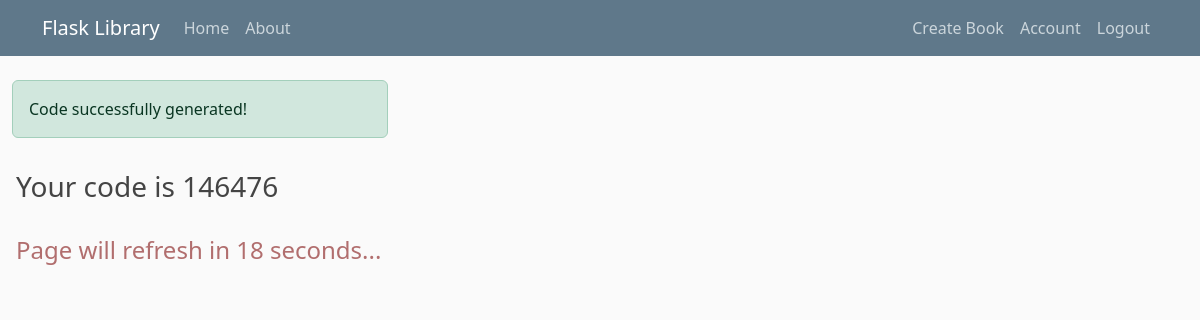
/getcode (signed in), run on an earlier commit of the app's database.
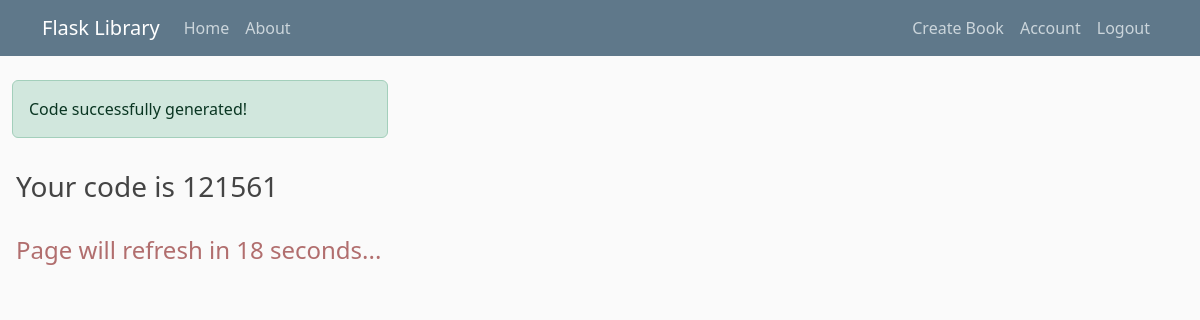
And on a later commit of the database.
### flasklibrary/models.py (models this page shows)
class AdminCode(db.Model):
    code = db.Column(db.String(6),primary_key=True)
    created_at = db.Column(db.DateTime, default=datetime.utcnow)

### flasklibrary/routes.py (the view)
@app.route("/getcode")
@login_required
@role_required('admin')
def get_code():
    code = AdminCode.query.first()
    flash('Code successfully generated!', 'success')
    return render_template('gen_code.html',code=code)

### flasklibrary/models.py (called while the page is built)
@login_manager.user_loader
def load_user(user_id):
    return User.query.get(int(user_id))

### flasklibrary/routes.py (called while the page is built)
def role_required(required_role):
    def decorator(f):
        @wraps(f)
        def decorated_function(*args, **kwargs):
            if not current_user.is_authenticated or current_user.role != required_role:
                flash("You don't have access to this page as a User!","warning")
                return redirect(url_for('home'))
            return f(*args, **kwargs)
        return decorated_function
    return decorator

### flasklibrary/templates/gen_code.html (shortened to what this page needs)
{% extends "layout.html" %}
{% block content %}
   <div style="width: 100%;"><h3>Your code is {{ code.code }}</h3></div>
   <div class="refresh-info">
       <p>Page will refresh in <span id="countdown">20</span> seconds...</p>
   </div>
{% endblock content %}

### flasklibrary/templates/layout.html (shortened to what this page needs)
<!DOCTYPE html>
<html lang="en">
<head>
    <link href="https://cdn.jsdelivr.net/npm/bootstrap@5.3.3/dist/css/bootstrap.min.css" rel="stylesheet">
    <link rel="stylesheet" type="text/css" href="{{ url_for('static', filename='main.css') }}">
</head>
<body>
<header class="site-header">
    <nav class="navbar navbar-expand-md navbar-dark bg-steel fixed-top">
      <div class="container">
        <a class="navbar-brand mr-4" href="/">Flask Library</a>
        <div class="collapse navbar-collapse" id="navbarToggle">
          <div class="navbar-nav mr-auto">
            <a class="nav-item nav-link" href="{{ url_for('home') }}">Home</a>
            <a class="nav-item nav-link" href="/">About</a>
          </div>
          <div class="navbar-nav ms-auto">
            {% if current_user.is_authenticated %}
              {% if current_user.role == 'admin' %}
                <a class="nav-item nav-link" href="{{ url_for('create_book') }}">Create Book</a>
              {% endif %}
              <a class="nav-item nav-link" href="{{ url_for('account') }}">Account</a>
              <a class="nav-item nav-link" href="{{ url_for('logout') }}">Logout</a>
            {% else %}
              <a class="nav-item nav-link" href="{{ url_for('login') }}">Login</a>
              <a class="nav-item nav-link" href="{{ url_for('register') }}">Register</a>
            {% endif %}
          </div>
        </div>
      </div>
    </nav>
  </header>
 <div class="container-fluid">
    <div class="row">
          <div class="col-md-4">
            {% with messages = get_flashed_messages(with_categories=true) %}
            {% if messages %}
              {% for category, message in messages %}
                <div class="alert alert-{{category}}">
                   {{ message }}
                </div>
              {% endfor %}
            {% endif %}
          {% endwith %}
          </div>
    </div>
 </div>
  <main role="main" class="container-fluid p-3 d-flex justify-content-start flex-wrap">
    {% block content %}
    {% endblock content %}
  </main>
</body>
</html>

### flasklibrary/static/main.css (style rules this page uses)
body { background: #fafafa; color: #333333; margin-top: 5rem; }
h1, h2, h3, h4, h5, h6 { color: #444444; }
.bg-steel { background-color: #5f788a; }
.site-header .navbar-nav .nav-link { color: #cbd5db; }
.refresh-info { margin-top: 20px; color: #b16e6e; font-size: 1.5em; }

What changed in the data, as far as the page shows it:
removed AdminCode: code "146476"
added AdminCode: code "121561"
